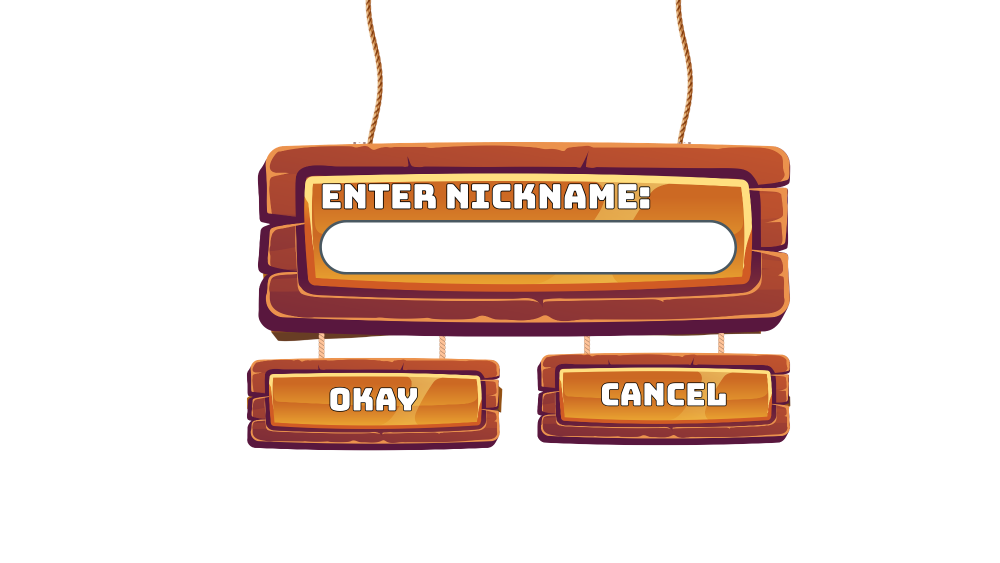
#> input picture Art/nickname_dialog_raw.png, 2000 x 1125 px, found by its file name (shown at 1/2 size)
$ python import_nickname_dialog_art.py
#> lines starting #> are read from the running program, lines starting #| are printed output that depends on the picture; after the words box and inside, x2 and y2 are one past the last pixel; in counts of white or black regions, pixels touching at a corner belong together
"""Cut the "Enter Nickname" hanging sign out of its Canva page.

The dialog arrives as one 2000x1125 export, Art/nickname_dialog_raw.png: two
ropes running off the top of the page to a board with the prompt and the white
name field painted on, then four short ropes down to the OKAY and CANCEL
plates. It already carries alpha, so there is nothing to key - it only needs
cutting into the three pieces the scene moves independently.

The cut is one horizontal line. Ignore the four short rope columns and the
page is empty between row 683 and row 704: everything above is board and rope,
everything below is plate. Cutting at CUT means each rope is whole on the
board and meets its plate exactly where the plate starts, with no seam.

The white name field is painted into the board, so there is no separate slot
sprite any more - NicknameDialogBuilder lays a transparent InputField over it
and this script prints where.

Run from the repository root:  python3 Tools/import_nickname_dialog_art.py
Reads  Art/nickname_dialog_raw.png
Writes Assets/Sprites/{ui_dialog_panel,btn_okay,btn_cancel}.png

Art/nickname_layout_reference.png is the composed mockup, kept for the same
reason the menu's is: it is what the builder was measured against, not
something the game draws.
"""
from PIL import Image
import numpy as np
import os

SPRITES = 'Assets/Sprites'
SRC = 'Art/nickname_dialog_raw.png'

CUT = 705            # first row of the OKAY/CANCEL plates
VISIBLE = 8          # alpha at or below this is nothing
PAD = 2              # breathing room around a trim, as in key_ui_sprites

# Page -> 1920x1080 canvas, the same 0.96 the main menu is laid out with.
SCALE = 0.96
PAGE = (2000, 1125)


def bands(drawn, axis):
    """Runs of rows (axis=1) or columns (axis=0) that hold artwork."""
    hit = drawn.any(axis=axis)
    out, start = [], None
    for i, v in enumerate(hit):
        if v and start is None:
            start = i
        elif not v and start is not None:
            out.append((start, i-1)); start = None
    if start is not None:
        out.append((start, len(hit)-1))
    return out


def box(drawn, y0, y1, x0, x1):
    """Tight box around the artwork in a region, padded but never past it.

    The padding stops at the region's own edges, which matters at the cut: the
    ropes run right up to it, so two spare pixels would put rope on the plates
    and plate on the board.
    """
    ys, xs = np.where(drawn[y0:y1+1, x0:x1+1])
    return (max(x0, x0+xs.min()-PAD), max(y0, y0+ys.min()-PAD),
            min(x1+1, x0+xs.max()+1+PAD), min(y1+1, y0+ys.max()+1+PAD))


def unity(b):
    """A page box as the builder wants it: centred anchoredPosition and size."""
    x0, y0, x1, y1 = b
    return (round((((x0+x1)/2) - PAGE[0]/2) * SCALE),
            round((PAGE[1]/2 - ((y0+y1)/2)) * SCALE),
            round((x1-x0) * SCALE), round((y1-y0) * SCALE))


def report(name, b):
    """One line a person can copy straight into NicknameDialogBuilder."""
    print('  %-16s page %-26s ->  anchoredPosition (%d, %d), sizeDelta (%d, %d)'
          % ((name, str(tuple(int(v) for v in b))) + unity(b)))


if __name__ == '__main__':
    if not os.path.exists(SRC):
        raise SystemExit('No %s yet - put the Canva export there first.' % SRC)
    sheet = Image.open(SRC).convert('RGBA')
#> sheet is the input picture: PIL image 2000x1125 RGBA; mean R, G, B, A 49.1, 31.7, 24.9, 67.4
    a = np.asarray(sheet)
    drawn = a[..., 3] > VISIBLE
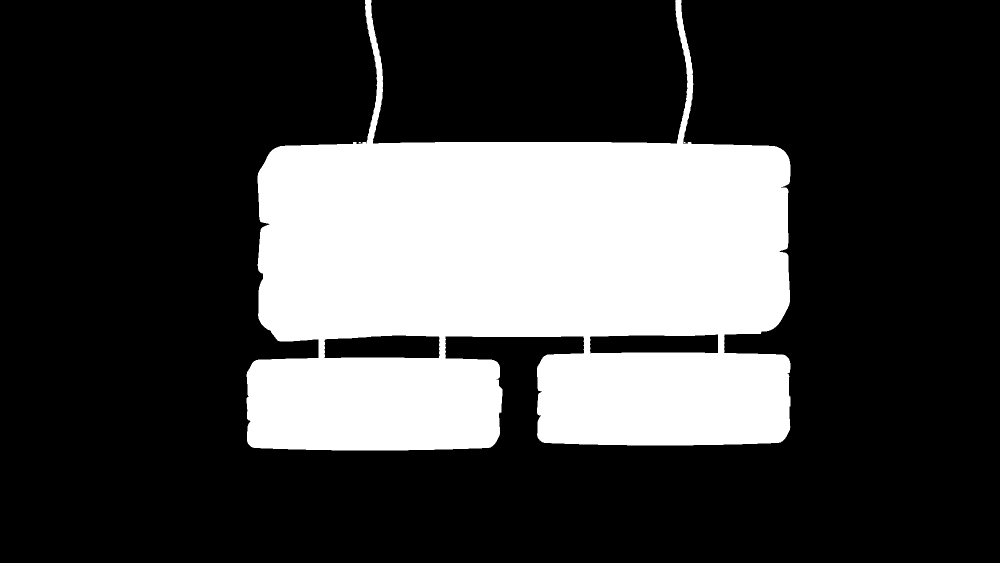
#> drawn: shape (1125, 2000) bool (shown at 1/2 size); 26.6% white; 2 white regions (1 under 20 px), largest, box (x1, y1, x2, y2) and area: (493, 0, 1581, 901) 598905

    plates = bands(drawn[CUT:], 0)
#> the loop in bands, `for i, v in enumerate(hit):` made 2000 passes
#> start on passes 494, 1075: 493, 1074
#> after the loop in bands, `for i, v in enumerate(hit):`: out = [(493, 1004), (1074, 1580)]
#> plates = [(493, 1004), (1074, 1580)]
    if len(plates) != 2:
        raise SystemExit('Below row %d the page holds %d plate(s), expected OKAY '
                         'and CANCEL. Check the export, or move CUT.' % (CUT, len(plates)))

    pieces = [('ui_dialog_panel', box(drawn, 0, CUT-1, 0, sheet.size[0]-1))]
#> pieces = [('ui_dialog_panel', (513, 0, 1583, 705))]
    for name, (x0, x1) in zip(('btn_okay', 'btn_cancel'), plates):
        pieces.append((name, box(drawn, CUT, sheet.size[1]-1, x0, x1)))
#> this loop made 2 passes
#> after the loop, pieces = [('ui_dialog_panel', (513, 0, 1583, 705)), ('btn_okay', (493, 705, 1005, 903)), ('btn_cancel', (1074, 705, 1581, 893))]

    for name, b in pieces:
        sheet.crop(b).save(os.path.join(SPRITES, name + '.png'))
        report(name, b)
#> this loop made 3 passes
#|   ui_dialog_panel  page (513, 0, 1583, 705)        ->  anchoredPosition (46, 202), sizeDelta (1027, 677)
#|   btn_okay         page (493, 705, 1005, 903)      ->  anchoredPosition (-241, -232), sizeDelta (492, 190)
#|   btn_cancel       page (1074, 705, 1581, 893)     ->  anchoredPosition (314, -227), sizeDelta (487, 180)
#> pass 1, `sheet.crop(b).save(os.path.join(SPRITES, name + '.png'))`:
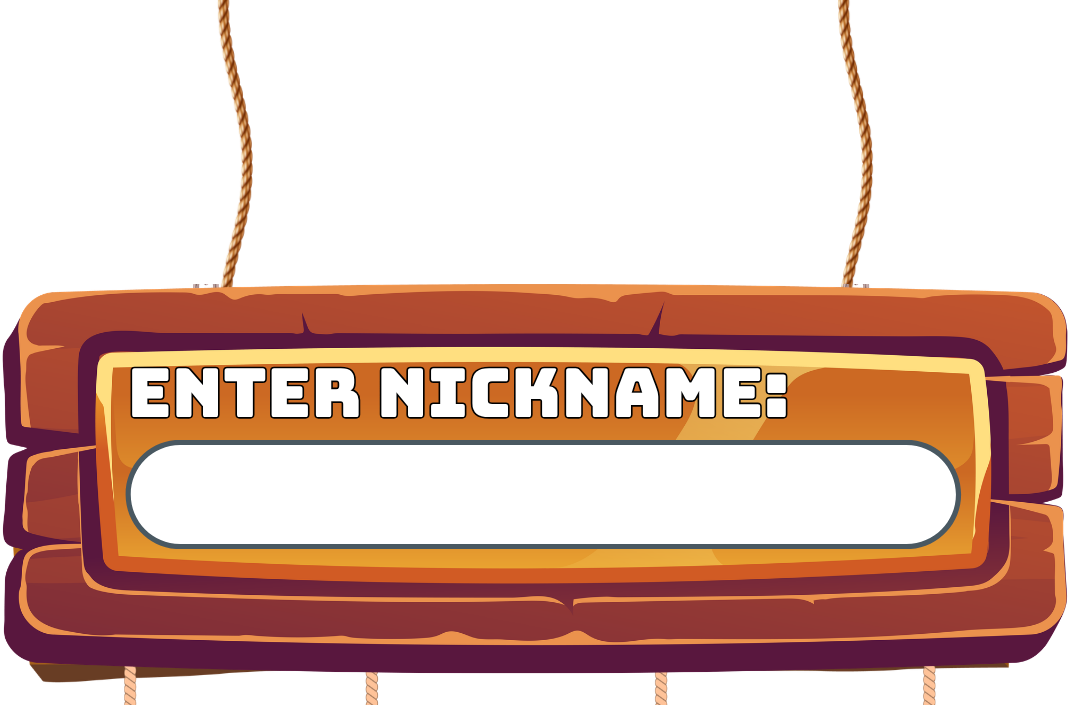
#> saved as ui_dialog_panel.png: PIL image 1070x705 RGBA; mean R, G, B, A 102.4, 69.2, 58.1, 139.5; transparent parts drawn white
#> pass 2, `sheet.crop(b).save(os.path.join(SPRITES, name + '.png'))`:
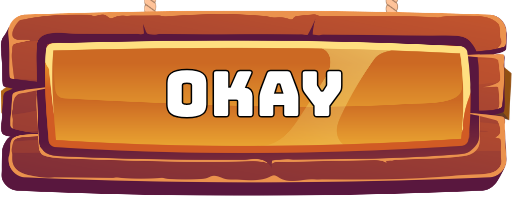
#> saved as btn_okay.png: PIL image 512x198 RGBA; mean R, G, B, A 165.2, 93.7, 59, 230; transparent parts drawn white

    # The white name field is painted into the board; the builder needs to know
    # where to lay the invisible InputField over it.
    white = (a[..., :3].min(axis=2) > 225) & drawn
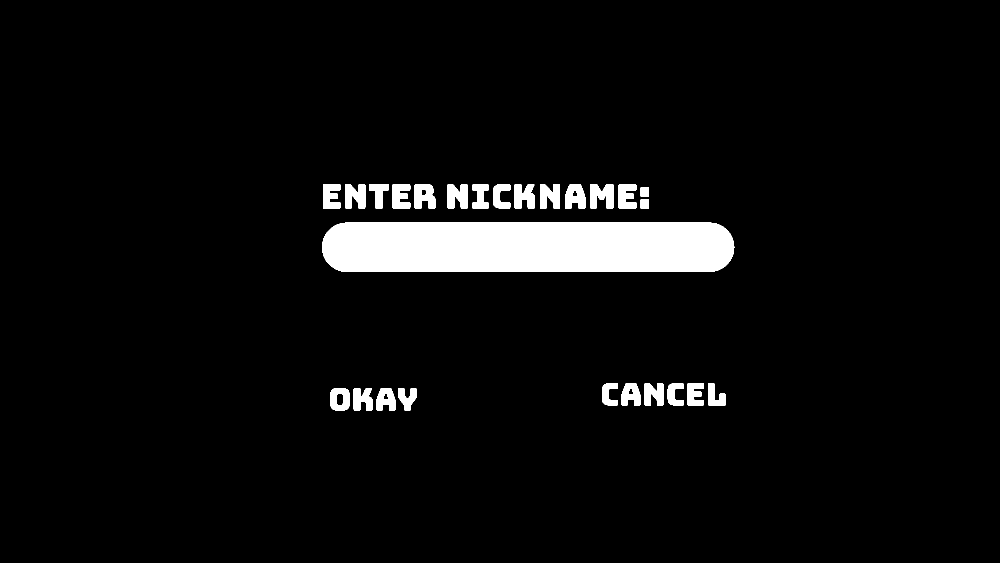
#> white: shape (1125, 2000) bool (shown at 1/2 size); 4.9% white; 26 white regions, largest, box (x1, y1, x2, y2) and area: (644, 445, 1469, 544) 79489, (1180, 369, 1227, 417) 1732, (690, 369, 731, 417) 1616
    wide = [y for y in range(CUT) if white[y].sum() > 600]
#> wide = 99 values from 445 to 543
    xs = np.where(white[wide[0]:wide[-1]+1].any(axis=0))[0]
#> xs = 825 values from 644 to 1468
    report('name field', (xs.min(), wide[0], xs.max()+1, wide[-1]+1))
#|   name field       page (644, 445, 1469, 544)      ->  anchoredPosition (54, 65), sizeDelta (792, 95)
